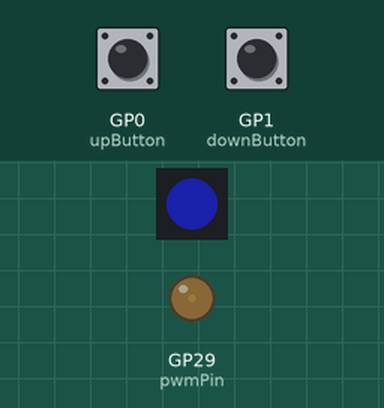
This program was run on a simulated Raspberry Pi Pico running MicroPython. Shown: 1 RGB LEDs in strip order, left to right, output pins drawn as LEDs (lit = HIGH). The test bench sets the inputs (shaded band); at power-on: GP0 (upButton) HIGH, GP1 (downButton) HIGH. Dim RGB values are drawn brighter than linear.

Above: at 4.2 s.
4.3 s: GP0 (upButton) pulled LOW for 0.15 s
At 5.27 s:
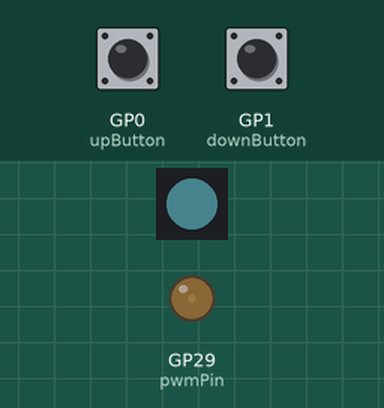
7.4 s: GP1 (downButton) pulled LOW for 0.15 s
At 8.0 s:
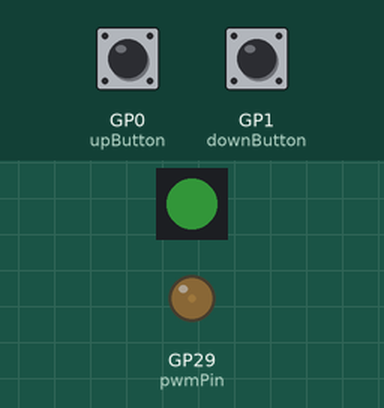
10.5 s: GP0 (upButton) pulled LOW for 1 s
At 11.64 s:
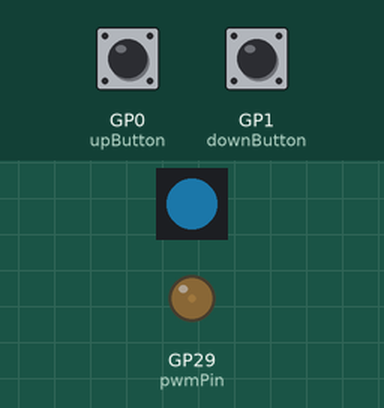
13.5 s: GP1 (downButton) pulled LOW for 1 s
At 14.97 s:
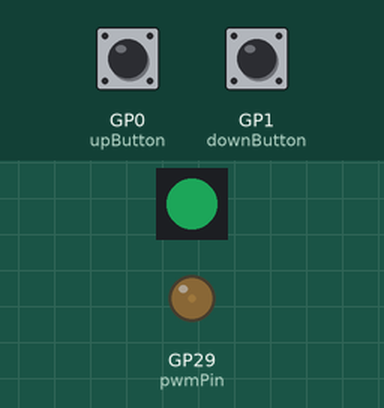
Timing chart, 0 to 49.0 s (numbered marks = the images above; inputs shaded):
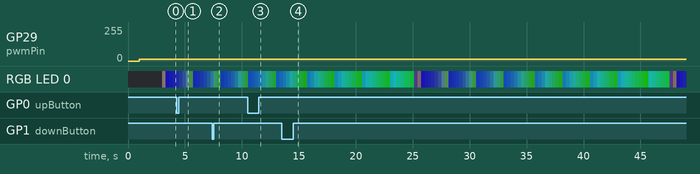

Measured:
- after the input at 4.3 s, GP29 (pwmPin): 13/255 → 14/255 after 0.15 s
- after the input at 7.4 s, GP29 (pwmPin): 14/255 → 13/255 after 0.15 s
- after the input at 10.5 s, GP29 (pwmPin): 13/255 → 14/255 after 1.0 s
- after the input at 13.5 s, GP29 (pwmPin): 14/255 → 13/255 after 1.0 s

The program:

main.py
```python
from machine import Pin
from machine import PWM
from time import sleep
import utime
import machine, neopixel


frequency = 50
# minDutyCycle = 0
maxDutyCycle = 65025
minDutyCycleScale = 5.3
maxDutyCycleScale = 10.9
dutyCycleIncVal = 0.25
currentDutyCycleScale = minDutyCycleScale
dutyCycle = 0

pwmPin = Pin(29)	# Declare the pin for PWM output.
pwmOutput = PWM(pwmPin) # Define a PWM object.
upButton   = machine.Pin(0, machine.Pin.IN, machine.Pin.PULL_UP)
downButton = machine.Pin(1, machine.Pin.IN, machine.Pin.PULL_UP)
lastTimeButtonPressed = utime.ticks_ms()
buttonDebounceTime    = 150

# Neopixel stuff
np = neopixel.NeoPixel(machine.Pin(16), 1)
rgbMax = 70                    # Real max is 255
rgbMin = 6                     # Real min is 0
# Used to store which of neoR, neoG or neoB we are currently incrementing.
# Where 0 = neoR, 1 = neoG and 2 = neoB
incrementingB = False
incrementingG = False
# incrementingR = False
neoR = rgbMin
neoG = rgbMin
neoB = rgbMin


# Setup handler for input.
def buttonInputHandler(pin):
    global lastTimeButtonPressed
    # Handle debounce...
    currentTime = utime.ticks_ms()
    if utime.ticks_diff(currentTime, lastTimeButtonPressed) > buttonDebounceTime:
        # If after debounce time call correct button func...
        lastTimeButtonPressed = currentTime
        if pin is upButton:
            setDutyUp()
        if pin is downButton:
            setDutyDown()


upButton.irq(handler   = buttonInputHandler, trigger = machine.Pin.IRQ_RISING)
downButton.irq(handler = buttonInputHandler, trigger = machine.Pin.IRQ_RISING)


def setDutyUp():
    # If we wan't to modify a global variable within a function we must declare it as "global"
    # within that function.
    global currentDutyCycleScale

    if (currentDutyCycleScale + dutyCycleIncVal) <= maxDutyCycleScale:
        newDutyCycle = int((currentDutyCycleScale + dutyCycleIncVal) * maxDutyCycle / 100)
        currentDutyCycleScale += dutyCycleIncVal
        pwmOutput.duty_u16(newDutyCycle)


def setDutyDown():
    # If we wan't to modify a global variable within a function we must declare it as "global"
    # within that function.
    global currentDutyCycleScale

    if (currentDutyCycleScale - dutyCycleIncVal) >= minDutyCycleScale:
        newDutyCycle = int((currentDutyCycleScale - dutyCycleIncVal) * maxDutyCycle / 100)
        currentDutyCycleScale -= dutyCycleIncVal
        pwmOutput.duty_u16(newDutyCycle)


def neopixelMagic():
    global incrementingB
    global incrementingG
    global neoB
    global neoG
    global neoR

    if incrementingB:
        neoB += 1
        if(neoB > rgbMax):
            neoB = rgbMin
            incrementingB = False
    elif incrementingG:
        neoG += 1
        if(neoG > rgbMax):
            neoG = rgbMin
            incrementingG = False
        incrementingB = True
    elif not incrementingB and not incrementingG:
    	neoR += 1
        if(neoR > rgbMax):
            neoR = rgbMin
        incrementingG = True

    global np
    np[0] = (neoR, neoG, neoB)
    np.write()

def main():
    # Set the frequency.
    pwmOutput.freq(int(frequency))
    sleep(1)
    # Set initial duty cycle.
    newDutyCycle = int(5 * maxDutyCycle / 100)
    pwmOutput.duty_u16(newDutyCycle)
    sleep(2)
    # Set minimum duty cycle.
    newDutyCycle = int(currentDutyCycleScale * maxDutyCycle / 100)
    pwmOutput.duty_u16(newDutyCycle)

    while True:
        neopixelMagic()
        sleep(0.005)

# Call main() func.
main()
```
